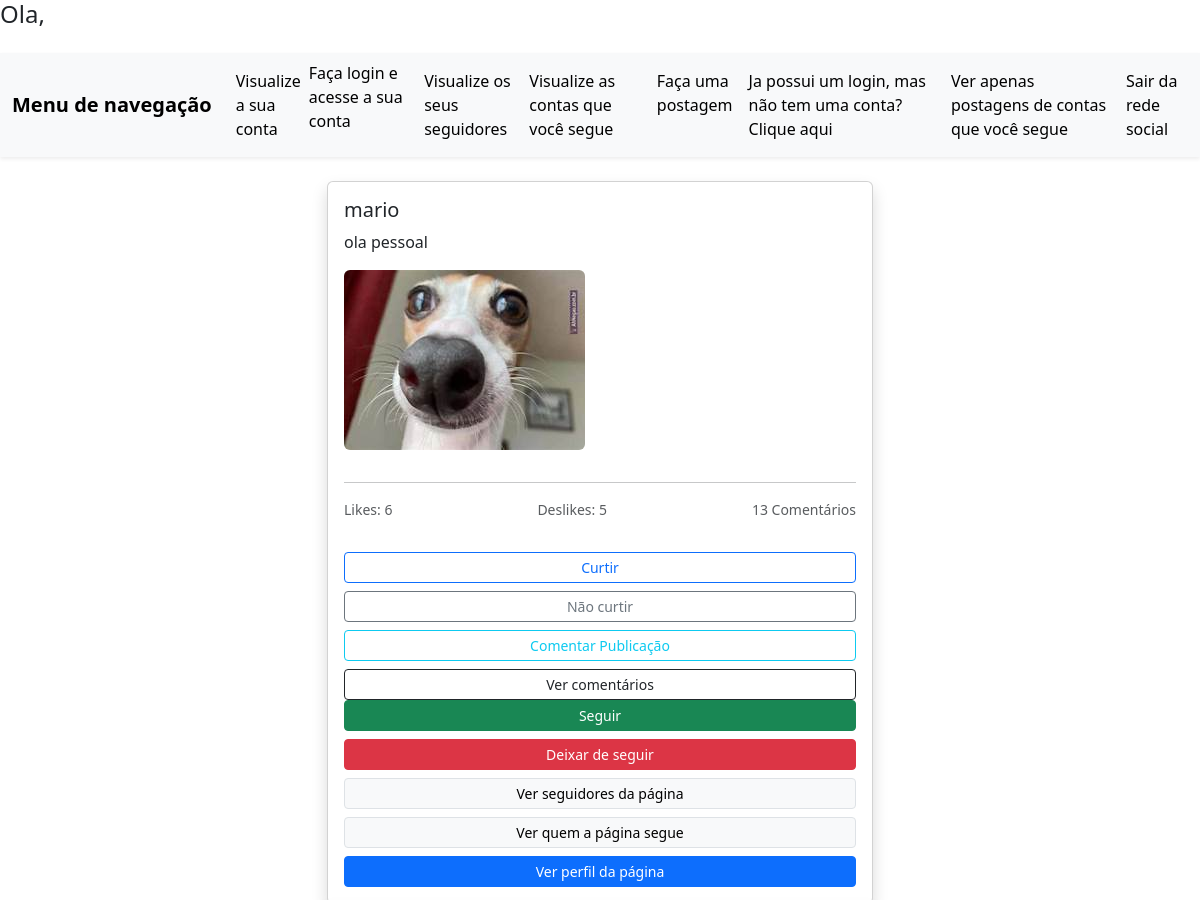
The app's page / (upper part), older data.
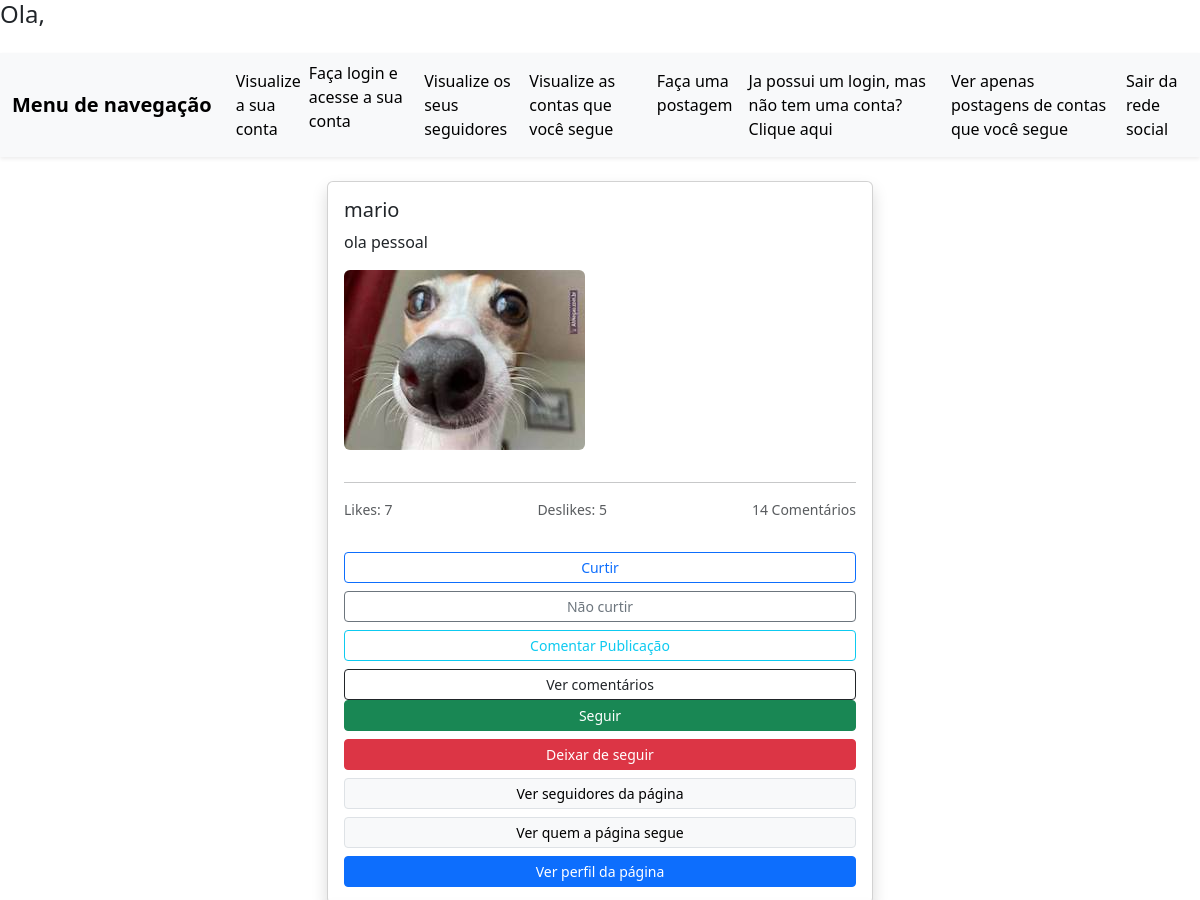
The same page, newer data.
### redesocial/models.py (models this page shows, shortened)
class Post(models.Model):
    dono_postagem = models.ForeignKey(Conta, on_delete=models.CASCADE)
    texto = models.CharField(max_length=6000, null = True, blank=True)
    imagem_postagem = models.ImageField(upload_to = 'redesocial/ImagemPostagem', null=True, blank=True)
    video = models.FileField(upload_to='redesocial/videos', null=True, blank=True)
    curtidas = models.IntegerField(default=0)
    nao_curtidas = models.IntegerField(default = 0)
    quantidade_comentarios = models.IntegerField(default= 0)

class Conta(models.Model):
    nome = models.CharField(max_length=400)
    biografia = models.CharField(max_length=1000, blank=True)
    interesses = models.CharField(max_length=1000, blank=True)
    estado_civil = models.CharField(max_length=500, blank = True)
    dono_da_conta = models.ForeignKey(User,  on_delete=models.CASCADE)
    seguidores = models.ManyToManyField('self', symmetrical=False, related_name='MeSeguindo')
    seguindo = models.ManyToManyField('self', symmetrical=False, related_name='ContasSeguidas')
    foto_perfil = models.ImageField(upload_to = 'redesocial/fotos', blank=True)
    data_criacao = models.DateField(auto_now_add = True)
    numero_seguidores = models.IntegerField(default=0)
    numero_seguindo = models.IntegerField(default=0)

### redesocial/views.py (the view)
# urls.py: path('', views.index, name='index'),
def index(request):
    post = Post.objects.all()
    mensagem_usuario = f"Ola, {request.user.username}"
    dicionario_post = {'post':post,'mensagem_usuario':mensagem_usuario}
    return render(request,'redesocial/index.html', dicionario_post)

### redesocial/templates/redesocial/index.html (shortened to what the changed rows need)
<!DOCTYPE html>
<html lang="pt-br">
    <head>
        <link href="https://cdn.jsdelivr.net/npm/bootstrap@5.3.6/dist/css/bootstrap.min.css" rel="stylesheet">
        {%load static%}
        <link rel="stylesheet" href="{%static 'redesocial/index.css'%}">
    </head>
    <body>
        <div class="container mt-4">
            {%if post%}
             <div class="row row-cols-1 g-4">
                {%for posts in post%}
                  <div class="col-lg-6 offset-lg-3">
                    <div class="card shadow">
                        <div class="card-body">
                            <h5 class="card-title mb-2">{{posts.dono_postagem.nome}}</h5>
                        <section>
                            {%if posts.texto%}
                                <p class="card-text">{{posts.texto}}</p>
                            {%else%}
                                <p class="card-text">Não há texto na publicação</p>
                            {%endif%}
                            {%if posts.imagem_postagem%}
                                <p><img class="img-fluid rounded mb-3" src="{{posts.imagem_postagem.url}}" alt="Foto da postagem"></p>
                            {%endif%}
                            <hr>
                            <div class="d-flex justify-content-between align-items-center mb-3">
                                <span class="text-muted small"><p>Likes: {{posts.curtidas}}</p></span>
                                <span class="text-muted small"><p>Deslikes: {{posts.nao_curtidas}}</p></span>
                                <span class="text-muted small"><p>{{posts.quantidade_comentarios}} Comentários</p></span>
                            </div>
                        <div class="d-grid gap-2">
                          <form action="{%url 'curtir'%}" method="post">
                                <button type="submit" class="btn btn-outline-primary btn-sm w-100">Curtir</button>
                            </form>
                            <form action="{%url 'nao_curtir'%}" method="post">
                                <button type="submit" class="btn btn-outline-secondary btn-sm w-100">Não curtir</button>
                            </form>
                            <a href="{%url 'comentar_publicacao' posts.id%}">
                            <button class="btn btn-outline-info btn-sm w-100" type="button">Comentar Publicação</button>
                            </a>
                            <a href="{%url 'ver_comentarios' posts.id%}">
                                <button class="btn btn-outline-dark btn-sm w-100" type="button"> Ver comentários</button>
                            </a>
                        </div>
                        <div class="d-grid gap-2">
                            <form action="{%url 'seguir'%}" method="post">
                                <button class="btn btn-success btn-sm w-100" type="submit">Seguir</button>
                            </form>
                            <form action="{%url 'deixar_de_seguir'%}" method="post">
                                <button class = "btn btn-danger btn-sm w-100" type="submit">Deixar de seguir</button>
                            </form>
                            <a href="{%url 'seguidores_pagina' posts.dono_postagem.id%}">
                                <button class="btn btn-light btn-sm w-100 border" type="submit">Ver seguidores da página</button>
                            </a>
                            <a href="{%url 'quem_segue' posts.dono_postagem.id%}">
                                <button class="btn btn-light btn-sm w-100 border" type="submit">Ver quem a página segue</button>
                            </a>
                            <a href="{%url 'ver_perfil' posts.dono_postagem.id%}">
                                <button class="btn btn-primary btn-sm w-100" type="submit">Ver perfil da página</button>
                            </a>
                        </section>
                       </div>
                     </div>
                   </div>
                </div>
                {%endfor%}
                {%endif%}
        </body>
</html>

Row changes from the older to the newer data that the page shows:
changed Post "ola pessoal": curtidas "6" → "7"; quantidade_comentarios "13" → "14"
